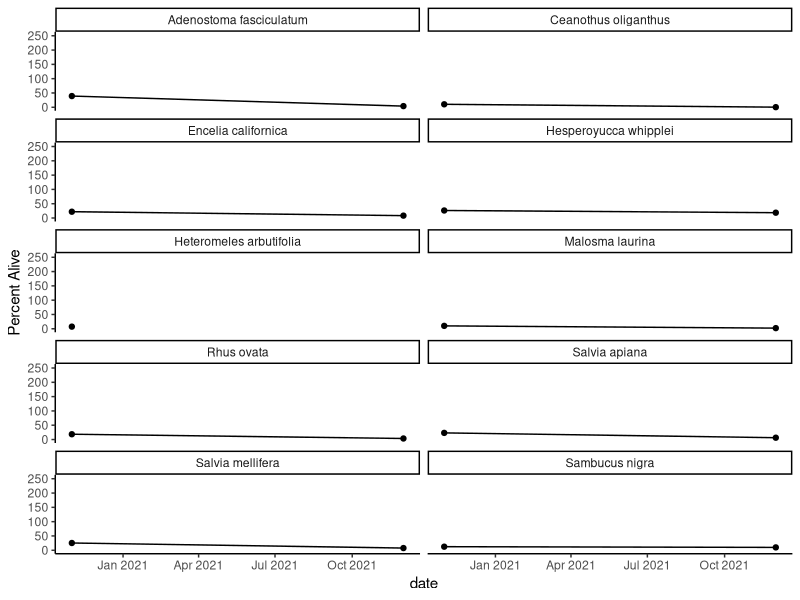
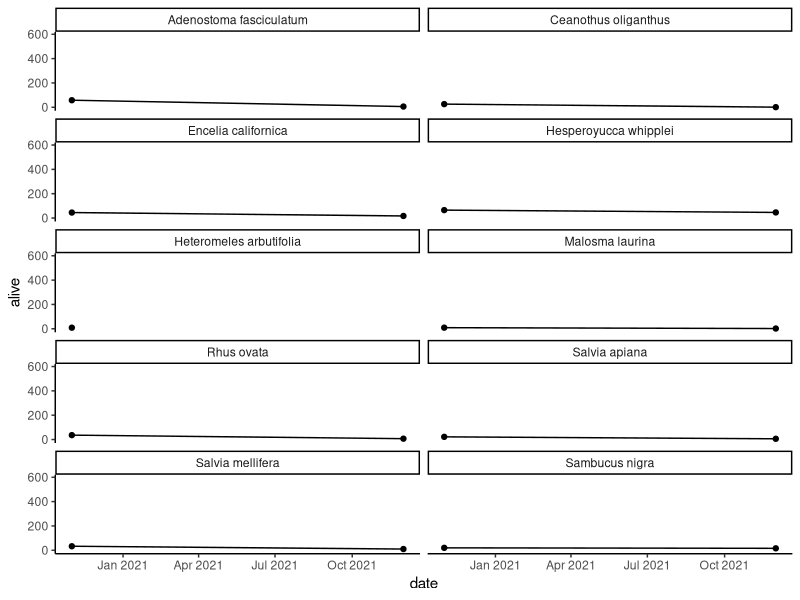
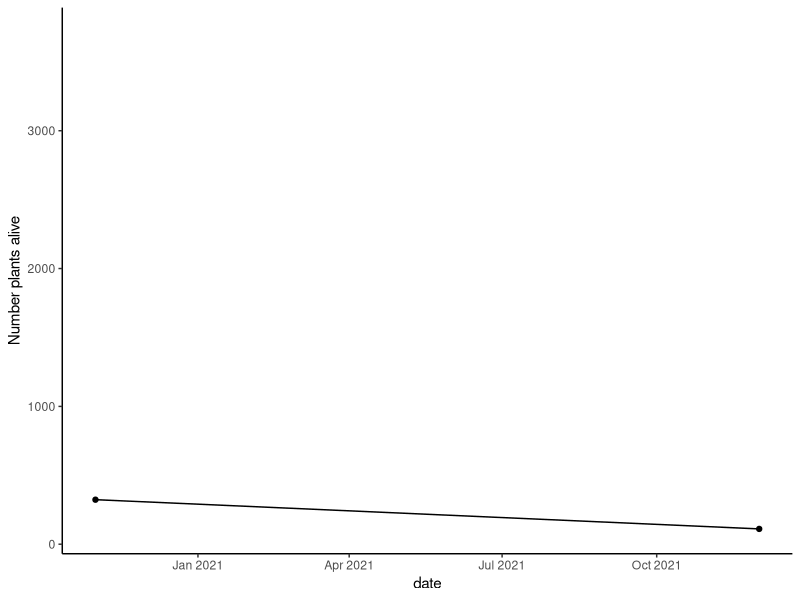
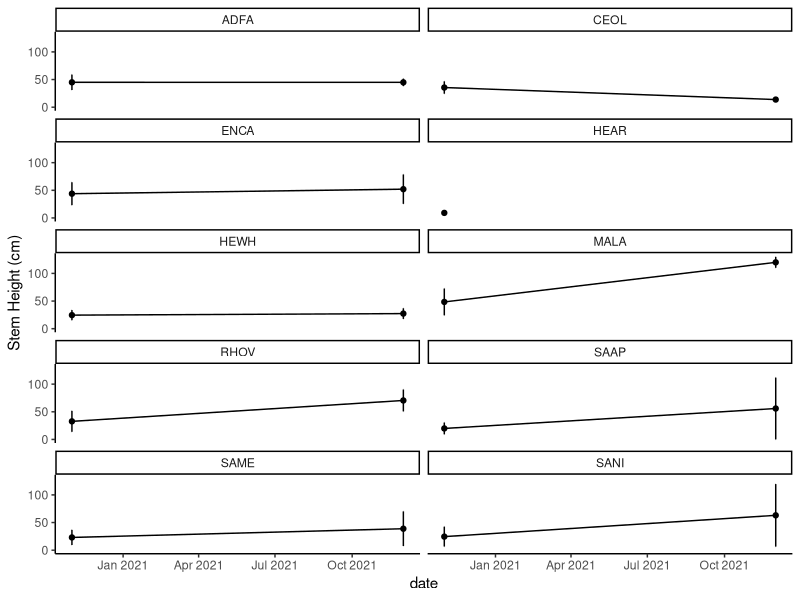
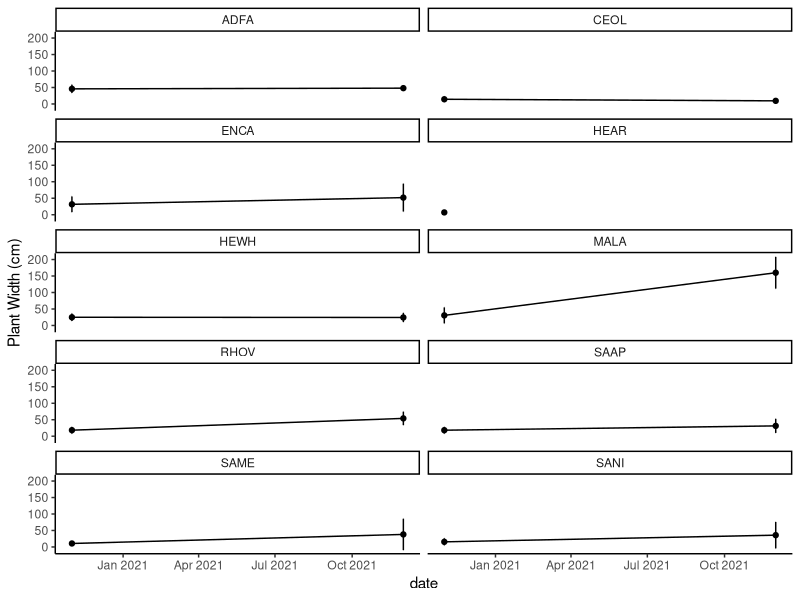
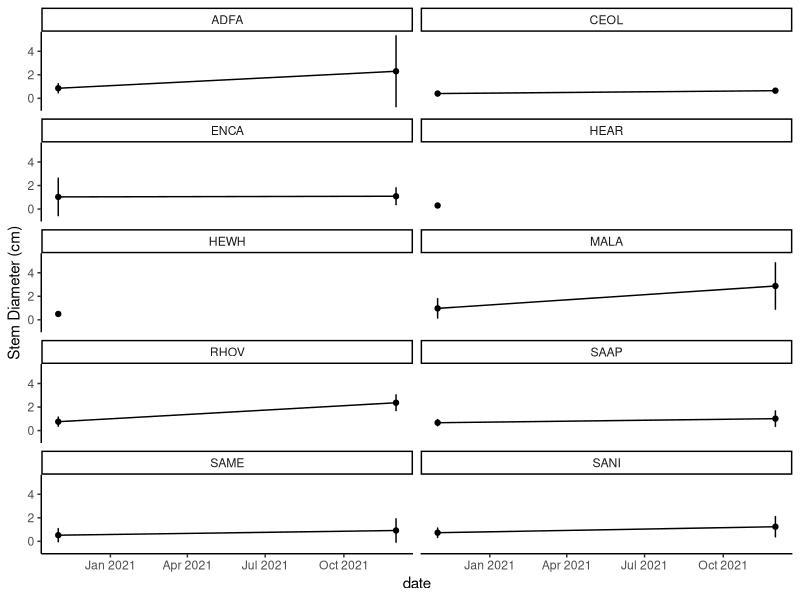

These figures' R source, in order:
## ---- chunk 1
knitr::opts_chunk$set(echo = TRUE)
library(here)
library(tidyverse)
library(lubridate)
## ---- chunk 2
planting <- read.csv(here("data", "planting.csv"))
watering <- read.csv(here("data","watering.csv"))
measuring <- read.csv(here("data", "measuring.csv"))
measuring_2 <- read.csv(here("data", "measuring_2.csv"))
measuring_3 <- read.csv(here("data", "measuring_3.csv"))

planting_survival <- planting %>% 
  select(Plant, Height, Date.Planted) %>% 
  mutate(Plant = str_replace_all(string = Plant, pattern = "(White + Pink)", replacement = "")) %>% 
  mutate(Plant = case_when(Plant == "ENCA (Pink)" ~ "ENCA",
                           Plant == "CEOL (Orange)" ~ "CEOL",
                           Plant == "HEWH (White)" ~ "HEWH",
                           Plant == "SAME (Orange + Pink)" ~ "SAME",
                           Plant == "SANI (Orange + Yellow)" ~ "SANI",
                           Plant == "RHOV (White + Pink)" ~ "RHOV",
                           Plant == "SAAP (White + Green)" ~ "SAAP",
                           Plant == "MALA (White + Yellow)" ~ "MALA",
                           Plant == "HEAR" ~ "HEAR",
                           Plant == "ADFA (Orange + Green)" ~ "ADFA",
                           Plant == "RHOV SAAP (White + Pink)" ~ "SAAP",
                           Plant == "ENCA CEOL (Pink)" ~ "CEOL", 
                           Plant == "HEWH (White) RHOV" ~ "RHOV",
                           Plant == "NO PLANT" ~ "No Plant")) %>% 
  filter(Plant != "No Plant", Height != "") %>% 
  mutate(date = my(0320),
         alive = 1) %>% 
  select(Plant, alive, date)

watering_survival <- watering %>% 
  mutate(Plant = case_when(Plant == "ENCA (Pink)" ~ "ENCA",
                           Plant == "CEOL (Orange)" ~ "CEOL",
                           Plant == "HEWH (White)" ~ "HEWH",
                           Plant == "SAME (Orange + Pink)" ~ "SAME",
                           Plant == "SANI (Orange + Yellow)" ~ "SANI",
                           Plant == "RHOV (White + Pink)" ~ "RHOV",
                           Plant == "SANI (Orange + Yellow) CEOL" ~ "CEOL",
                           Plant == "SAAP (White + Green)" ~ "SAAP",
                           Plant == "MALA (White + Yellow)" ~ "MALA",
                           Plant == "SANI  MALA" ~ "MALA",
                           Plant == "HEAR" ~ "HEAR",
                           Plant == "ADFA (Orange + Green)" ~ "ADFA",
                           Plant == "HEWH (White) ENCA" ~ "ENCA",
                           Plant == "ADFA" ~ "ADFA",
                           Plant == "SANI" ~ "SANI",
                           Plant == "SAME" ~ "SAME",
                           Plant == "SANI " ~ "SANI",
                           Plant == "" ~"No plant")) %>% 
  filter(Plant != "No plant") %>% 
  mutate(alive = case_when(Alive.1 == "y" ~ 1,
                           Alive.1 == "Y" ~ 1,
                           Alive.1 == "n" ~ 0,
                           Alive.1 == "np" ~ 0,
                           Alive.1 == "" ~ 0,
                           Alive.1 == "N" ~ 0,
                           Alive.1 == "NP" ~ 0),
         date = my(0520)) %>% 
  select(Plant, alive, date)

measuring_survival <- measuring %>% 
  mutate(Plant = case_when(Plant == "ENCA (Pink)" ~ "ENCA",
                           Plant == "CEOL (Orange)" ~ "CEOL",
                           Plant == "HEWH (White)" ~ "HEWH",
                           Plant == "SAME (Orange + Pink)" ~ "SAME",
                           Plant == "SANI (Orange + Yellow)" ~ "SANI", 
                           Plant == "RHOV (White + Pink)" ~ "RHOV",
                           Plant == "SAAP (White + Green)" ~ "SAAP",
                           Plant == "MALA (White + Yellow)" ~ "MALA",
                           Plant == "ADFA (Orange + Green)" ~ "ADFA",
                           Plant == "HEAR" ~ "HEAR",
                           Plant == "ENCA CEOL (Pink)" ~ "CEOL",
                           Plant == "NO PLANT" ~ "No Plant",
                           Plant == "HEWH (White) RHOV" ~ "RHOV",
                           Plant == "HEWH" ~ "HEWH"),
         alive = case_when(Height > 0 ~ 1),
         date = my(0720)) %>% 
  filter(Plant != "No Plant") %>% 
  select(Plant, alive, date)

measuring_survival_2 <- measuring_2 %>% 
  mutate(Plant = str_replace(Plant, " ", ""),
         alive = case_when(Height > 0 ~ 1),
         date = my(1120)) %>% 
  filter(Plant != "") %>% 
  select(Plant, alive, date)

measuring_survival_3 <- measuring_3 %>% 
  mutate(alive = case_when(Height > 0 ~ 1),
        date = my(1221)) %>% 
  filter(Plant != "") %>% 
  select(Plant, alive, date)

survival <- rbind(planting_survival,watering_survival,measuring_survival, measuring_survival_2, measuring_survival_3) %>% 
  group_by(Plant, date) %>% 
  summarise(alive = sum(alive, na.rm = TRUE)) %>% 
  mutate(alive_percent = case_when(Plant == "ADFA" ~ alive/148 * 100,
                                   Plant == "CEOL" ~ alive/250 * 100,
                                   Plant == "ENCA" ~ alive/204 * 100,
                                   Plant == "HEAR" ~ alive/121 * 100,
                                   Plant == "HEWH" ~ alive/247 * 100,
                                   Plant == "MALA" ~ alive/89 * 100,
                                   Plant == "RHOV" ~ alive/195 * 100,
                                   Plant == "SAAP" ~ alive/95 * 100,
                                   Plant == "SAME" ~ alive/130 * 100, 
                                   Plant == "SANI" ~ alive/160 * 100),
         Plant = case_when(Plant == "ADFA" ~ "Adenostoma fasciculatum",
                                   Plant == "CEOL" ~ "Ceanothus oliganthus",
                                   Plant == "ENCA" ~ "Encelia californica",
                                   Plant == "HEAR" ~ "Heteromeles arbutifolia",
                                   Plant == "HEWH" ~ "Hesperoyucca whipplei",
                                   Plant == "MALA" ~ "Malosma laurina",
                                   Plant == "RHOV" ~ "Rhus ovata",
                                   Plant == "SAAP" ~ "Salvia apiana",
                                   Plant == "SAME" ~ "Salvia mellifera", 
                                   Plant == "SANI" ~ "Sambucus nigra"))

survival_total <- survival %>% 
  group_by(date) %>% 
  summarise(alive = sum(alive))

ggplot(survival, aes(date, alive_percent)) +
  geom_point() +
  geom_line () +
  facet_wrap(~Plant, nrow = 5, ncol = 2) +
  labs(y = "Percent Alive") +
  theme_classic()

ggplot(survival, aes(date, alive)) +
  geom_point() +
  geom_line () +
  facet_wrap(~Plant, nrow = 5, ncol = 2) +
  theme_classic()

ggplot(survival_total, aes(date, alive)) +
  geom_point() +
  geom_line() +
  labs(y = "Number plants alive") +
  theme_classic()
  
## ---- chunk 3
planting_growth <- planting %>% 
  mutate(Plant = str_replace_all(string = Plant, pattern = "(White + Pink)", replacement = "")) %>% 
  mutate(Plant = case_when(Plant == "ENCA (Pink)" ~ "ENCA",
                           Plant == "CEOL (Orange)" ~ "CEOL",
                           Plant == "HEWH (White)" ~ "HEWH",
                           Plant == "SAME (Orange + Pink)" ~ "SAME",
                           Plant == "SANI (Orange + Yellow)" ~ "SANI",
                           Plant == "RHOV (White + Pink)" ~ "RHOV",
                           Plant == "SAAP (White + Green)" ~ "SAAP",
                           Plant == "MALA (White + Yellow)" ~ "MALA",
                           Plant == "HEAR" ~ "HEAR",
                           Plant == "ADFA (Orange + Green)" ~ "ADFA",
                           Plant == "RHOV SAAP (White + Pink)" ~ "SAAP",
                           Plant == "ENCA CEOL (Pink)" ~ "CEOL", 
                           Plant == "HEWH (White) RHOV" ~ "RHOV",
                           Plant == "NO PLANT" ~ "No Plant")) %>% 
  filter(Plant != "No Plant", Height != "") %>% 
  mutate(date = my(0320)) %>% 
  select(Plant, Height, Width.1, Width.2, Stem.Diameter, date)

measuring_growth <- measuring %>% 
  mutate(Plant = case_when(Plant == "ENCA (Pink)" ~ "ENCA",
                           Plant == "CEOL (Orange)" ~ "CEOL",
                           Plant == "HEWH (White)" ~ "HEWH",
                           Plant == "SAME (Orange + Pink)" ~ "SAME",
                           Plant == "SANI (Orange + Yellow)" ~ "SANI", 
                           Plant == "RHOV (White + Pink)" ~ "RHOV",
                           Plant == "SAAP (White + Green)" ~ "SAAP",
                           Plant == "MALA (White + Yellow)" ~ "MALA",
                           Plant == "ADFA (Orange + Green)" ~ "ADFA",
                           Plant == "HEAR" ~ "HEAR",
                           Plant == "ENCA CEOL (Pink)" ~ "CEOL",
                           Plant == "NO PLANT" ~ "No Plant",
                           Plant == "HEWH (White) RHOV" ~ "RHOV",
                           Plant == "HEWH" ~ "HEWH"),
         date = my(0720)) %>% 
  filter(Plant != "No Plant") %>% 
  select(Plant, Height, Width.1, Width.2, Stem.Diameter, date)

measuring_growth_2 <- measuring_2 %>% 
  mutate(Plant = str_replace(Plant, " ", ""),
         date = my(1120)) %>% 
  filter(Plant != "") %>% 
  select(Plant, Height, Width.1, Width.2, Stem.Diameter, date)

measuring_growth_3 <- measuring_3 %>% 
  mutate(date = my(1221)) %>% 
  filter(Plant != "") %>% 
  select(Plant, Height, Width.1, Width.2, Stem.Diameter, date)

growth <- rbind(planting_growth, measuring_growth, measuring_growth_2, measuring_growth_3) %>% 
  mutate(Height = as.numeric(Height),
         Width.1 = as.numeric(Width.1),
         Width.2 = as.numeric(Width.2),
         Stem.Diameter = as.numeric(Stem.Diameter)) %>% 
  group_by(Plant, date) %>% 
  summarise(mean_height = mean(Height, na.rm = TRUE),
            sd_height = sd(Height, na.rm = TRUE),
            mean_width_1 = mean(Width.1, na.rm = TRUE),
            sd_width_1 = sd(Width.1, na.rm = TRUE),
            mean_width_2 = mean(Width.2, na.rm = TRUE),
            sd_width_2 = sd(Width.2, na.rm = TRUE),
            mean_stem = mean(Stem.Diameter, na.rm = TRUE),
            sd_stem = sd(Stem.Diameter, na.rm = TRUE))

ggplot(growth, aes(date, mean_height)) + 
  geom_point()+
  geom_errorbar(aes(ymin = mean_height - sd_height, ymax = mean_height + sd_height), width = 0.2) +
  geom_line()+
  labs(y = "Stem Height (cm)") +
  facet_wrap(~Plant, nrow = 5, ncol = 2) +
  theme_classic()

ggplot(growth, aes(date, mean_width_1)) + 
  geom_point()+
  geom_errorbar(aes(ymin = mean_width_1 - sd_width_1, ymax = mean_width_1 + sd_width_1), width = 0.2) +
  geom_line()+
  labs(y = "Plant Width (cm)") +
  facet_wrap(~Plant, nrow = 5, ncol = 2) +
  theme_classic()

ggplot(growth, aes(date, mean_stem)) + 
  geom_point()+
  geom_errorbar(aes(ymin = mean_stem - sd_stem, ymax = mean_stem + sd_stem), width = 0.2) +
  geom_line()+
  labs(y = "Stem Diameter (cm)") +
  facet_wrap(~Plant, nrow = 5, ncol = 2) +
  theme_classic()
